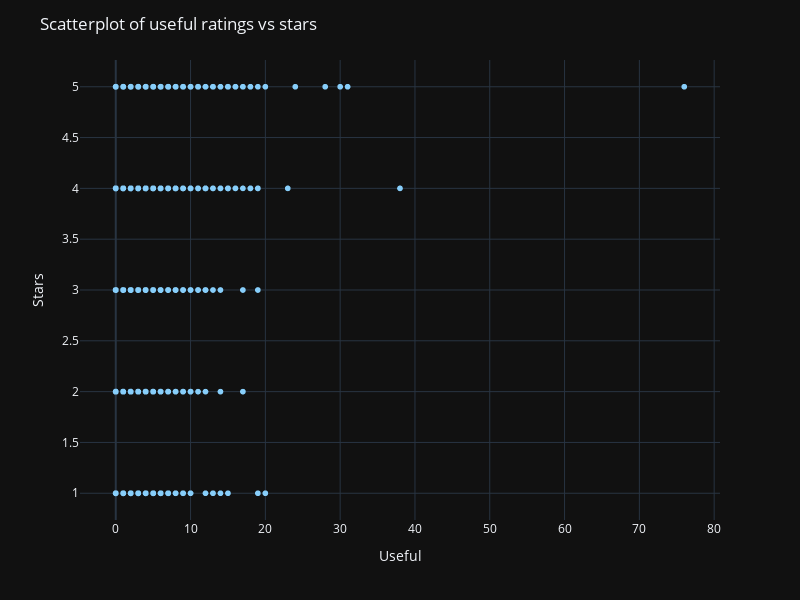
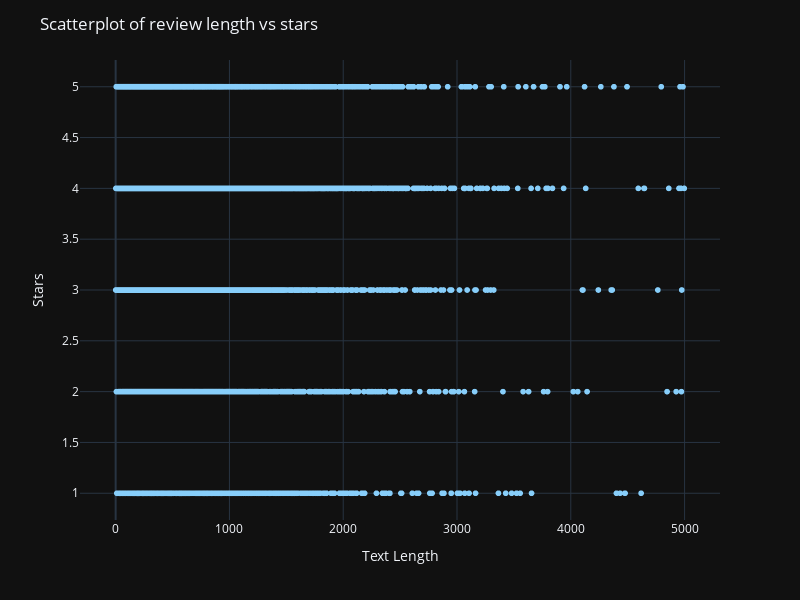

The notebook cell these images were saved under, in order:
### Markdown cell above
## Colonne "stars"

- Trace un scatterplot pour comparer la colonne "useful" et la colonne "stars". Te semble-t-il y avoir une corrélation ? 

- Idem entre "len_text" et "stars".

- Trace une heatmap de corrélation pour l'ensemble du DataFrame. Pense à prendre une échelle de couleur divergente centrée sur 0. Y a-t-il des fortes corrélations dans ce dataset ?

### Code cell
# Scatterplots

fig = px.scatter(df_restaurants,
                 x="useful",
                 y="stars",
                 color_discrete_sequence=['lightskyblue'])

fig.update_layout(title="Scatterplot of useful ratings vs stars", xaxis_title="Useful", yaxis_title="Stars", template='plotly_dark', width=800, height=600)
fig.show()

fig = px.scatter(df_restaurants,
                 x="len_text",
                 y="stars",
                 color_discrete_sequence=['lightskyblue'])

fig.update_layout(title="Scatterplot of review length vs stars", xaxis_title="Text Length", yaxis_title="Stars", template='plotly_dark', width=800, height=600)
fig.show()

### Figure 1 — Plotly figure (JSON) as saved in the notebook; plotly's stock layout.template omitted (floating-point values rounded to 4 significant figures; data arrays with more than 128 entries replaced by an {"elided": "..."} marker saying what was removed)
{"data": [{"hovertemplate": "useful=%{x}<br>stars=%{y}<extra></extra>", "legendgroup": "", "marker": {"color": "lightskyblue", "symbol": "circle"}, "mode": "markers", "name": "", "showlegend": false, "type": "scattergl", "x": {"elided": "10000 int values"}, "xaxis": "x", "y": {"elided": "10000 int values"}, "yaxis": "y"}], "layout": {"height": 600, "legend": {"tracegroupgap": 0}, "margin": {"t": 60}, "title": {"text": "Scatterplot of useful ratings vs stars"}, "width": 800, "xaxis": {"anchor": "y", "domain": [0, 1], "title": {"text": "Useful"}}, "yaxis": {"anchor": "x", "domain": [0, 1], "title": {"text": "Stars"}}}}

### Figure 2 — Plotly figure (JSON) as saved in the notebook; plotly's stock layout.template omitted (floating-point values rounded to 4 significant figures; data arrays with more than 128 entries replaced by an {"elided": "..."} marker saying what was removed)
{"data": [{"hovertemplate": "len_text=%{x}<br>stars=%{y}<extra></extra>", "legendgroup": "", "marker": {"color": "lightskyblue", "symbol": "circle"}, "mode": "markers", "name": "", "showlegend": false, "type": "scattergl", "x": {"elided": "10000 int values"}, "xaxis": "x", "y": {"elided": "10000 int values"}, "yaxis": "y"}], "layout": {"height": 600, "legend": {"tracegroupgap": 0}, "margin": {"t": 60}, "title": {"text": "Scatterplot of review length vs stars"}, "width": 800, "xaxis": {"anchor": "y", "domain": [0, 1], "title": {"text": "Text Length"}}, "yaxis": {"anchor": "x", "domain": [0, 1], "title": {"text": "Stars"}}}}
